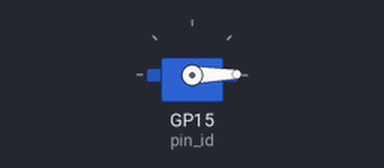
This program was run on a simulated Raspberry Pi Pico running MicroPython. Parts: servo. Servo angles are drawn from the pulse width (0.5 ms = 0°, 2.5 ms = 180°); library files of the repository ran but are not shown: __init__.py. At 0.5 s the program stops and its outputs stay as they are.

Above: at 0.5 s.
Timing chart, 0 to 2.0 s (numbered marks = the images above):
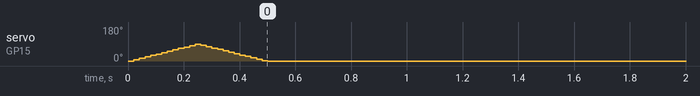

Measured:
- by itself, servo on GP15 (pin_id): rises from 0° to 89° in 0.22 s, then falls to 0° in 0.26 s

The program:

showcase_servo_sweep.py
```python
from sg90servo import MySG90Servo

pin_id = 15
angular_speed = 720
steps = angular_speed * 2

servo = MySG90Servo(pin_id)


servo.sweep(0, 90, angular_speed, steps)
servo.sweep(90, 0, angular_speed, steps)
```

core.py
```python
from time import sleep

from machine import PWM, Pin


class SG90Servo:
    def __init__(self, pin_id: int, min_value: int, max_value: int):
        self.pwm = PWM(Pin(pin_id))
        self.pwm.freq(50)
        self.min_value = min_value
        self.delta = max_value - min_value

    def convert_angle_to_duty_16(self, angle):
        angle = min(max(angle, 0), 180)  # cap between -90° and +90°
        return int((angle / 180) * self.delta + self.min_value)

    def set_angle(self, angle: float):
        self.pwm.duty_u16(self.convert_angle_to_duty_16(angle))

    def sweep(self, start_angle, stop_angle, angular_speed, steps):
        delta_theta = stop_angle - start_angle
        total_time = abs(delta_theta) / angular_speed
        sleep_time = total_time / steps
        angular_step = delta_theta / steps
        self.set_angle(start_angle)
        for i in range(1, steps + 1):
            self.set_angle(start_angle + i * angular_step)
            sleep(sleep_time)
        self.set_angle(stop_angle)


class MySG90Servo(SG90Servo):
    def __init__(self, pin_id: int):
        super().__init__(pin_id, 1638, 8192)
```
